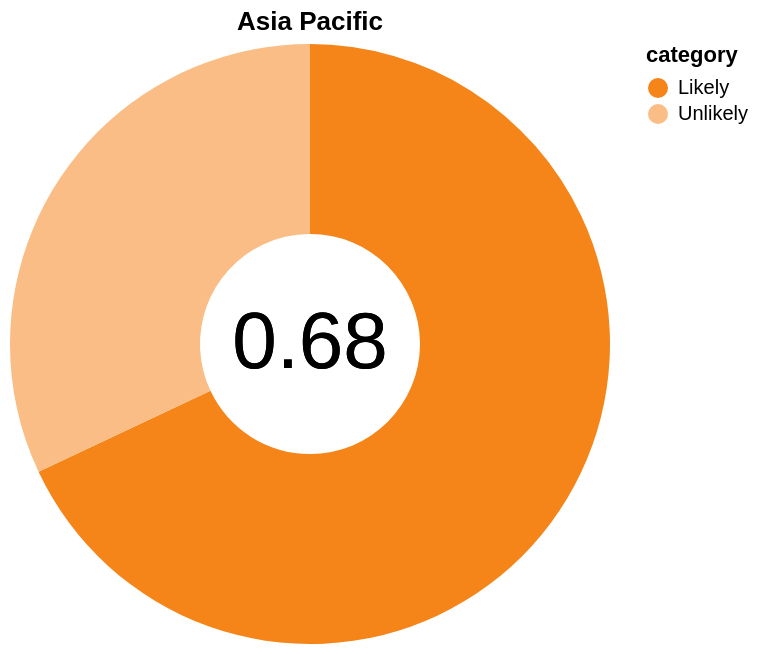

Describe this chart as a Vega-Lite specification.
### Vega-Lite specification from a JSON file in a GitHub repository (floating-point values rounded to 4 significant figures)
{"$schema": "https://vega.github.io/schema/vega-lite/v5.json", "title": "Asia Pacific", "data": {"values": [{"category": "Likely", "value": 0.68}, {"category": "Unlikely", "value": 0.32}]}, "layer": [{"mark": {"type": "arc", "innerRadius": 55}, "encoding": {"theta": {"field": "value", "type": "quantitative"}, "color": {"field": "category", "scale": {"range": ["#f58519", "#fabd85"]}}, "tooltip": [{"field": "value", "type": "quantitative", "title": "Proportion"}, {"field": "category", "type": "nominal", "title": "Likelihood to Report"}]}}, {"mark": {"type": "text", "text": "0.68", "fontSize": 40}, "encoding": {"color": {"value": "black"}}}]}
